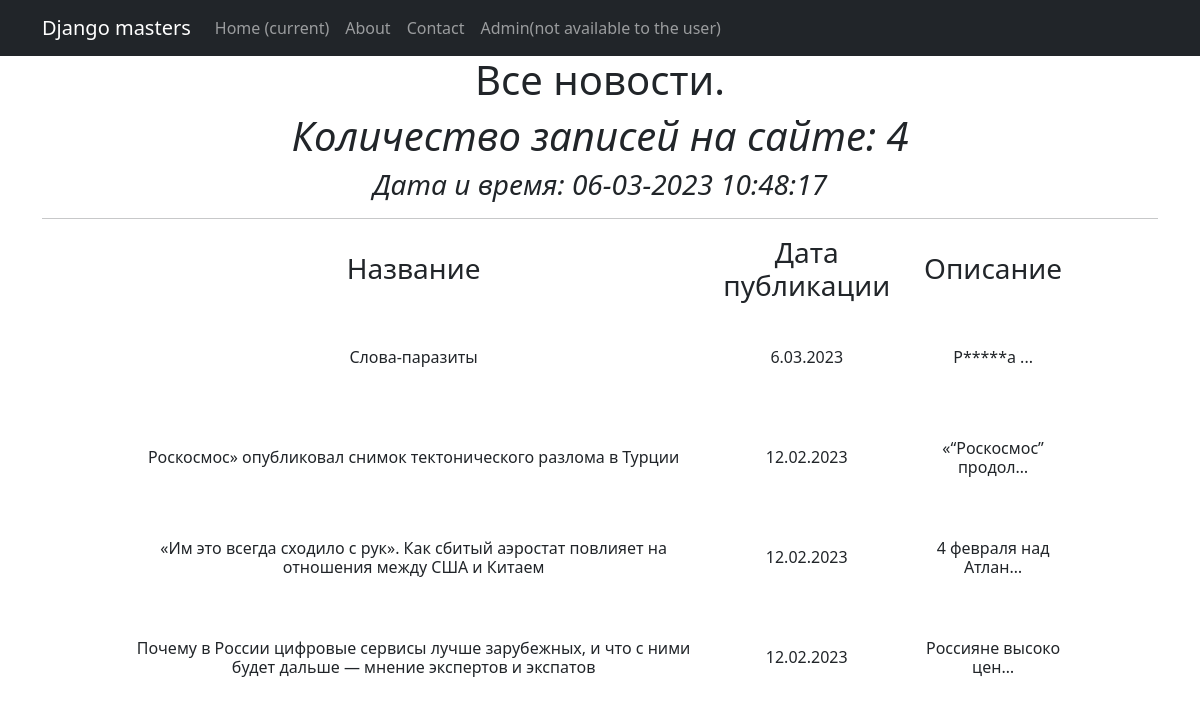
Page /news/ on the committed database.
### news/models.py (models this page shows, shortened)
class Post(models.Model):
    news = 'NE'
    article = 'AR'
    FIELD = [
        (news, 'Новость'),
        (article, 'Статья')
    ]
    article_or_news = models.CharField(max_length=2, choices=FIELD)
    data_time = models.DateTimeField(auto_now_add=True)
    name_news = models.CharField(max_length=255)
    text_news = models.TextField()
    rating_news = models.IntegerField(default=0)
    author_post = models.ForeignKey(Author, on_delete=models.CASCADE)
    post_category = models.ManyToManyField(Category, through='PostCategory')
    def preview(self):
        return self.text_news[0:124] + '...'

### news/views.py (the view)
# urls.py: path('', NewsList.as_view()),
class NewsList(ListView):
    model = Post
    ordering = '-data_time'
    template_name = 'news.html'
    context_object_name = 'news'
    def get_context_data(self, **kwargs):
        context = super().get_context_data(**kwargs)
        context['time_now'] = datetime.utcnow()
        context['next_sale'] = None
        return context

### news/templatetags/custom_tags.py (called while the page is built)
@register.simple_tag()
def current_time(format_string='%d-%m-%Y %H:%M:%S'):
   return datetime.utcnow().strftime(format_string)

### news/templatetags/words_filters.py (called while the page is built)
@register.filter()
def censor(value):
   bad_words = ('скотина', 'бляха', 'редиска')
   if not isinstance(value, str):
      raise TypeError(f"unresolved type '{type(value)}' expected  type 'str'")
   for word in value.split():
      if word.lower() in bad_words:
         value = value.replace(word, f"{word[0]}{'*' * (len(word) - 2)}{word[-1]}")
   return value

### templates/news.html (shortened to what this page needs)
{% extends 'flatpages/default.html' %}
{% load words_filters %}
{% load custom_tags %}
{% block content %}
<h1>Все новости.</h1>
<h1><em>Количество записей на сайте: {{ news|length }}</em></h1>
<h3><em>Дата и время: {% current_time '%d-%m-%Y %H:%M:%S' %}</em></h3>
<hr>
        <table>
            <tr>
               <td><h3>Название</h3></td>
               <td><h3>Дата публикации</h3></td>
               <td><h3>Описание</h3></td>
           </tr>
 {% for post in news %}
           <tr style="height: 100px;">
               <td style="height: 100px;"><h6>{{ post.name_news | censor }}</h6></td>
               <td style="height: 100px;"><h6>{{ post.data_time|date:'j.m.Y' }}</h6></td>
               <td style="height: 100px;"><h6>{{ post.preview | censor | truncatechars:20}}</h6></td>
           </tr>
           {% endfor %}
    </table>
{% endblock content %}

### templates/flatpages/default.html (shortened to what this page needs)
<!DOCTYPE html>
<html lang="en">
<head>
    {% load static %}
    <link href="{% static 'css/styles.css' %}" rel="stylesheet"/>
</head>
<body>
<nav class="navbar navbar-expand-lg navbar-dark bg-dark static-top">
    <div class="container">
        <a class="navbar-brand" href="#">Django masters</a>
        <div class="collapse navbar-collapse" id="navbarResponsive">
            <ul class="navbar-nav ml-auto">
                <li class="nav-item active">
                    <a class="nav-link" href="#">Home
                        <span class="sr-only">(current)</span>
                    </a>
                </li>
                <li class="nav-item">
                    <a class="nav-link" href="/about/">About</a>
                </li>
                <li class="nav-item">
                    <a class="nav-link" href="/contacts/">Contact</a>
                </li>
                <li class="nav-item">
                    <a class="nav-link" href="/admin/">Admin(not available to the user)</a>
                </li>
            </ul>
        </div>
    </div>
</nav>
    <div class="container">
        <div class="row">
            <div class="col-lg-12 text-center">
                {% block content %}{% endblock content %}
            </div>
        </div>
    </div>
</body>
</html>

### templates/news.html (style rules this page uses)
table { width: 950px; margin: auto; }
td { text-align: center; }

### rows in the picture
Post: name_news|censor "Слова-паразиты", data_time "6.03.2023", preview|censor "Р*****а ..."
Post: name_news|censor "Роскосмос» опубликовал снимок тектонического разлома в Турции", data_time "12.02.2023", preview|censor "«“Роскосмос” продол…"
Post: name_news|censor "«Им это всегда сходило с рук». Как сбитый аэростат повлияет на отношения между США и Китаем", data_time "12.02.2023", preview|censor "4 февраля над Атлан…"
Post: name_news|censor "Почему в России цифровые сервисы лучше зарубежных, и что с ними будет дальше — мнение экспертов и экспатов", data_time "12.02.2023", preview|censor "Россияне высоко цен…"

### other values in the picture
{{ news|length }} "4"
